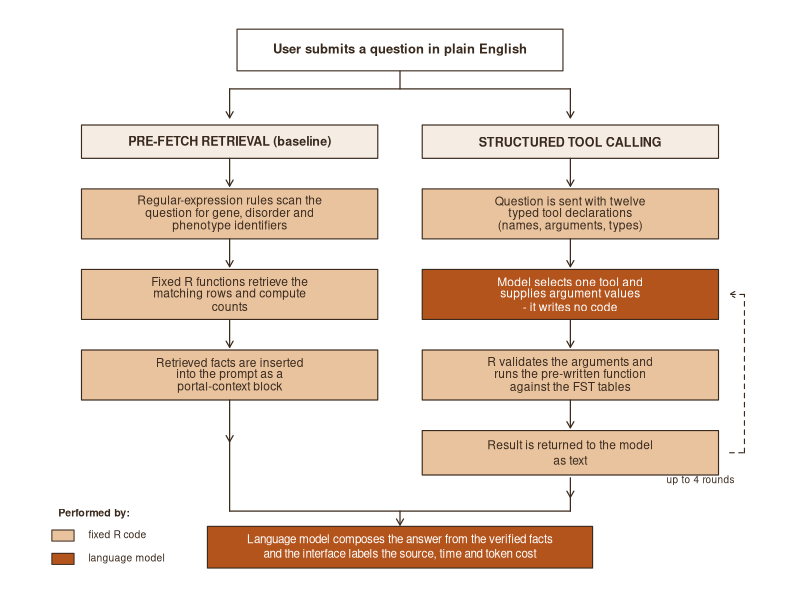

R code for this plot:
# figure 2.1 - the two retrieval methods side by side
# boxes are coloured by WHO does the step - my R code or the LLM. did it this
# way because my supervisor asked whether the model writes the code, and the
# colouring answers that without needing a paragraph
# just base graphics, no extra packages to install
# run from the dissertations folder: Rscript make_flowchart.R

dir.create("figures", showWarnings = FALSE)

r_fill    <- "#E8C39E"   # steps performed by R
llm_fill  <- "#B4541D"   # steps performed by the language model
r_text    <- "#3A2A1E"
llm_text  <- "#FFFFFF"
ink       <- "#3A2A1E"
rule      <- "#9C8875"

# draws one box with text in it. pass the text as a vector, one item per line
# (base R won't wrap text for you so I split the lines myself)
draw_box <- function(x, y, w, h, lines, fill, col_text, cex = 0.72, bold = FALSE) {
  rect(x - w / 2, y - h / 2, x + w / 2, y + h / 2,
       col = fill, border = ink, lwd = 1.1)
  n <- length(lines)
  ys <- y + (n - 1) / 2 * (h / (n + 1)) - (seq_len(n) - 1) * (h / (n + 1))
  text(x, ys, lines, col = col_text, cex = cex,
       font = if (bold) 2 else 1)
}

# arrow going down between two boxes
arrow_down <- function(x, y_from, y_to, lty = 1) {
  arrows(x, y_from, x, y_to, length = 0.07, lwd = 1.2, col = ink, lty = lty)
}

png("figures/fig_2_1_architectures.png", width = 2250, height = 1900, res = 300)
par(mar = c(0, 0, 0, 0))
plot(NA, xlim = c(0, 100), ylim = c(0, 100), axes = FALSE, xlab = "", ylab = "")

left  <- 27      # x centre of the pre-fetch column
right <- 73      # x centre of the tool-calling column
bw    <- 40      # box width
bh    <- 9       # box height

# ---- both methods start from the same question ----
draw_box(50, 95, 44, 7.5, "User submits a question in plain English",
         "#FFFFFF", ink, cex = 0.78, bold = TRUE)

# split
segments(50, 91.2, 50, 88, col = ink, lwd = 1.2)
segments(left, 88, right, 88, col = ink, lwd = 1.2)
arrow_down(left, 88, 82.8)
arrow_down(right, 88, 82.8)

# ---- column headings ----
text(left,  99.5, "", cex = 0.8)
draw_box(left,  78.5, bw, 6, "PRE-FETCH RETRIEVAL (baseline)",
         "#F5EDE4", ink, cex = 0.75, bold = TRUE)
draw_box(right, 78.5, bw, 6, "STRUCTURED TOOL CALLING",
         "#F5EDE4", ink, cex = 0.75, bold = TRUE)

# ---- left side: pre-fetch ----
arrow_down(left, 75.5, 70.5)
draw_box(left, 65.5, bw, bh,
         c("Regular-expression rules scan the",
           "question for gene, disorder and",
           "phenotype identifiers"), r_fill, r_text)

arrow_down(left, 61, 56)
draw_box(left, 51, bw, bh,
         c("Fixed R functions retrieve the",
           "matching rows and compute",
           "counts"), r_fill, r_text)

arrow_down(left, 46.5, 41.5)
draw_box(left, 36.5, bw, bh,
         c("Retrieved facts are inserted",
           "into the prompt as a",
           "portal-context block"), r_fill, r_text)

arrow_down(left, 32, 24.5)

# ---- right side: tool calling ----
arrow_down(right, 75.5, 70.5)
draw_box(right, 65.5, bw, bh,
         c("Question is sent with twelve",
           "typed tool declarations",
           "(names, arguments, types)"), r_fill, r_text)

arrow_down(right, 61, 56)
draw_box(right, 51, bw, bh,
         c("Model selects one tool and",
           "supplies argument values",
           "- it writes no code"), llm_fill, llm_text)

arrow_down(right, 46.5, 41.5)
draw_box(right, 36.5, bw, bh,
         c("R validates the arguments and",
           "runs the pre-written function",
           "against the FST tables"), r_fill, r_text)

arrow_down(right, 32, 27)
draw_box(right, 22.5, bw, bh - 1,
         c("Result is returned to the model",
           "as text"), r_fill, r_text)

# dashed loop back up to the tool-selection box - the model can go round
# this up to 4 times before it has to answer
loop_x <- right + bw / 2 + 3.5
segments(right + bw / 2 + 1.5, 22.5, loop_x, 22.5, col = ink, lwd = 1.1, lty = 2)
segments(loop_x, 22.5, loop_x, 51, col = ink, lwd = 1.1, lty = 2)
arrows(loop_x, 51, right + bw / 2 + 1.5, 51,
       length = 0.06, lwd = 1.1, col = ink, lty = 2)
text(loop_x, 17.5, "up to 4 rounds", cex = 0.6, col = ink, pos = 2)

arrow_down(right, 18, 14.5)

# ---- both sides join back up at the bottom ----
segments(left, 24.5, left, 12, col = ink, lwd = 1.2)
segments(right, 14.5, right, 12, col = ink, lwd = 1.2)
segments(left, 12, right, 12, col = ink, lwd = 1.2)
arrow_down(50, 12, 9.5)

draw_box(50, 5.5, 52, 7.5,
         c("Language model composes the answer from the verified facts",
           "and the interface labels the source, time and token cost"),
         llm_fill, llm_text, cex = 0.7)

# ---- legend ----
# stuck it bottom left, it's the only empty corner
text(2.5, 11.5, "Performed by:", pos = 4, cex = 0.64, col = ink, font = 2)
rect(3, 6.6, 6, 8.6, col = r_fill, border = ink, lwd = 1)
text(6.6, 7.6, "fixed R code", pos = 4, cex = 0.62, col = ink)
rect(3, 2.4, 6, 4.4, col = llm_fill, border = ink, lwd = 1)
text(6.6, 3.4, "language model", pos = 4, cex = 0.62, col = ink)

dev.off()
cat("done - figures/fig_2_1_architectures.png\n")
